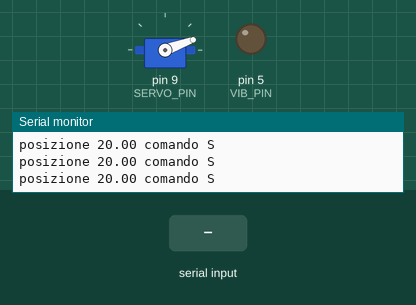
This sketch was run on a simulated Arduino Uno, built with avr-gcc and run on an emulated ATmega328P. Shown: servo, output pins drawn as LEDs (lit = HIGH), the last lines printed to the serial monitor. The inputs (shaded band) are chosen by the test bench.

Above: at 1.2 s.
1.3 s: "C,45\n" received over Serial
At 2.5 s:
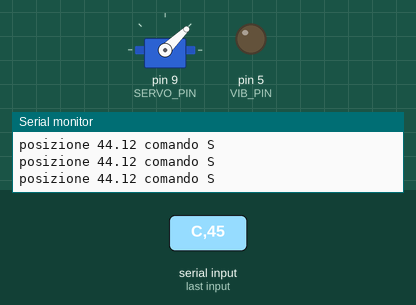
2.9 s: "C,45\n" received over Serial
At 3.6 s:
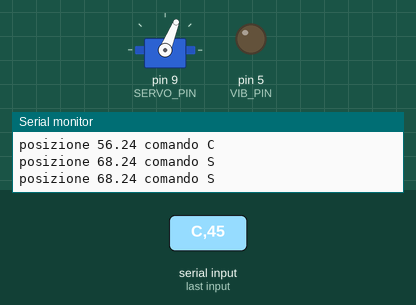
4.5 s: "O,45\n" received over Serial
At 5.1 s:
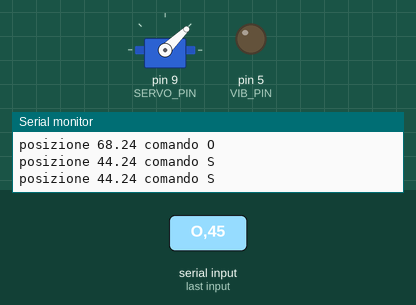
Timing chart, 0 to 7.5 s (numbered marks = the images above; inputs shaded):
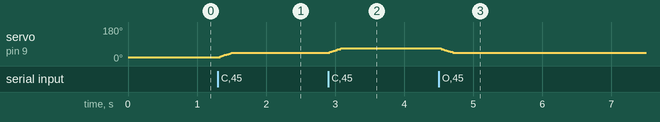

The sketch:

es5_protocollo.ino
```cpp
// Exercise 5: the logic of the hand actuator (firmware/actuator/actuator.ino) on the simulator.
// Commands in the Serial Monitor: C,0.5 (close) O,0.5 (open) S,0 (stop).
// Optional feedback: potentiometer on A0 = force sensor, LED on pin 5 = vibration motor.
#include <Servo.h>

const int SERVO_PIN = 9;
const int FSR_PIN = A0;
const int VIB_PIN = 5;
const bool USE_FEEDBACK = false;
const float POS_OPEN = 20.0;              // servo angle with the hand open [degrees]
const float POS_CLOSED = 150.0;           // servo angle with the hand closed [degrees]
const float MAX_RATE = 120.0;             // maximum speed [degrees per second]
const unsigned long WATCHDOG_MS = 200;   // start with 2000, then try the real value, 200
const unsigned long UPDATE_MS = 10;       // the servo position is updated every 10 ms

Servo servo;
float pos = POS_OPEN;
char dir = 'S';
float speed = 0.0;
unsigned long last_cmd = 0, last_update = 0, last_print = 0;
char line[32];
uint8_t len = 0;

void parseLine() {
  line[len] = '\0';
  if (len >= 1 && (line[0] == 'C' || line[0] == 'O' || line[0] == 'S')) {
    dir = line[0];
    speed = (len > 2) ? constrain(atof(line + 2), 0.0, 1.0) : 0.0;
    last_cmd = millis();
  }
  len = 0;
}

void setup() {
  Serial.begin(115200);
  servo.attach(SERVO_PIN);
  servo.write((int)pos);
  pinMode(VIB_PIN, OUTPUT);
  last_update = millis();
}

void loop() {
  while (Serial.available()) {
    char c = Serial.read();
    if (c == '\n') parseLine();
    else if (c != '\r' && len < sizeof(line) - 1) line[len++] = c;
  }

  unsigned long now = millis();
  if (now - last_cmd > WATCHDOG_MS) dir = 'S';

  if (now - last_update >= UPDATE_MS) {
    float dt = (now - last_update) / 1000.0;
    last_update = now;
    if (dir == 'C') pos += speed * MAX_RATE * dt;
    if (dir == 'O') pos -= speed * MAX_RATE * dt;
    pos = constrain(pos, POS_OPEN, POS_CLOSED);
    servo.write((int)(pos + 0.5));

    if (USE_FEEDBACK) {
      int f = analogRead(FSR_PIN);  // 10 bits here: 0..1023
      int duty = map(constrain(f, 100, 750), 100, 750, 0, 150);
      analogWrite(VIB_PIN, f > 100 ? duty : 0);
    }
  }

  if (now - last_print >= 250) {  // four times per second, show where the hand is
    last_print = now;
    Serial.print("posizione ");
    Serial.print(pos);
    Serial.print(" comando ");
    Serial.println(dir);
  }
}
```

Measured:
- after the input at 1.3 s, servo on pin 9 (SERVO_PIN): moves from 20° to 44° over 0.19 s, starting at once
- after the input at 2.9 s, servo on pin 9 (SERVO_PIN): moves from 44° to 68° over 0.19 s, starting at once
- after the input at 4.5 s, servo on pin 9 (SERVO_PIN): 68° → 44° at once
